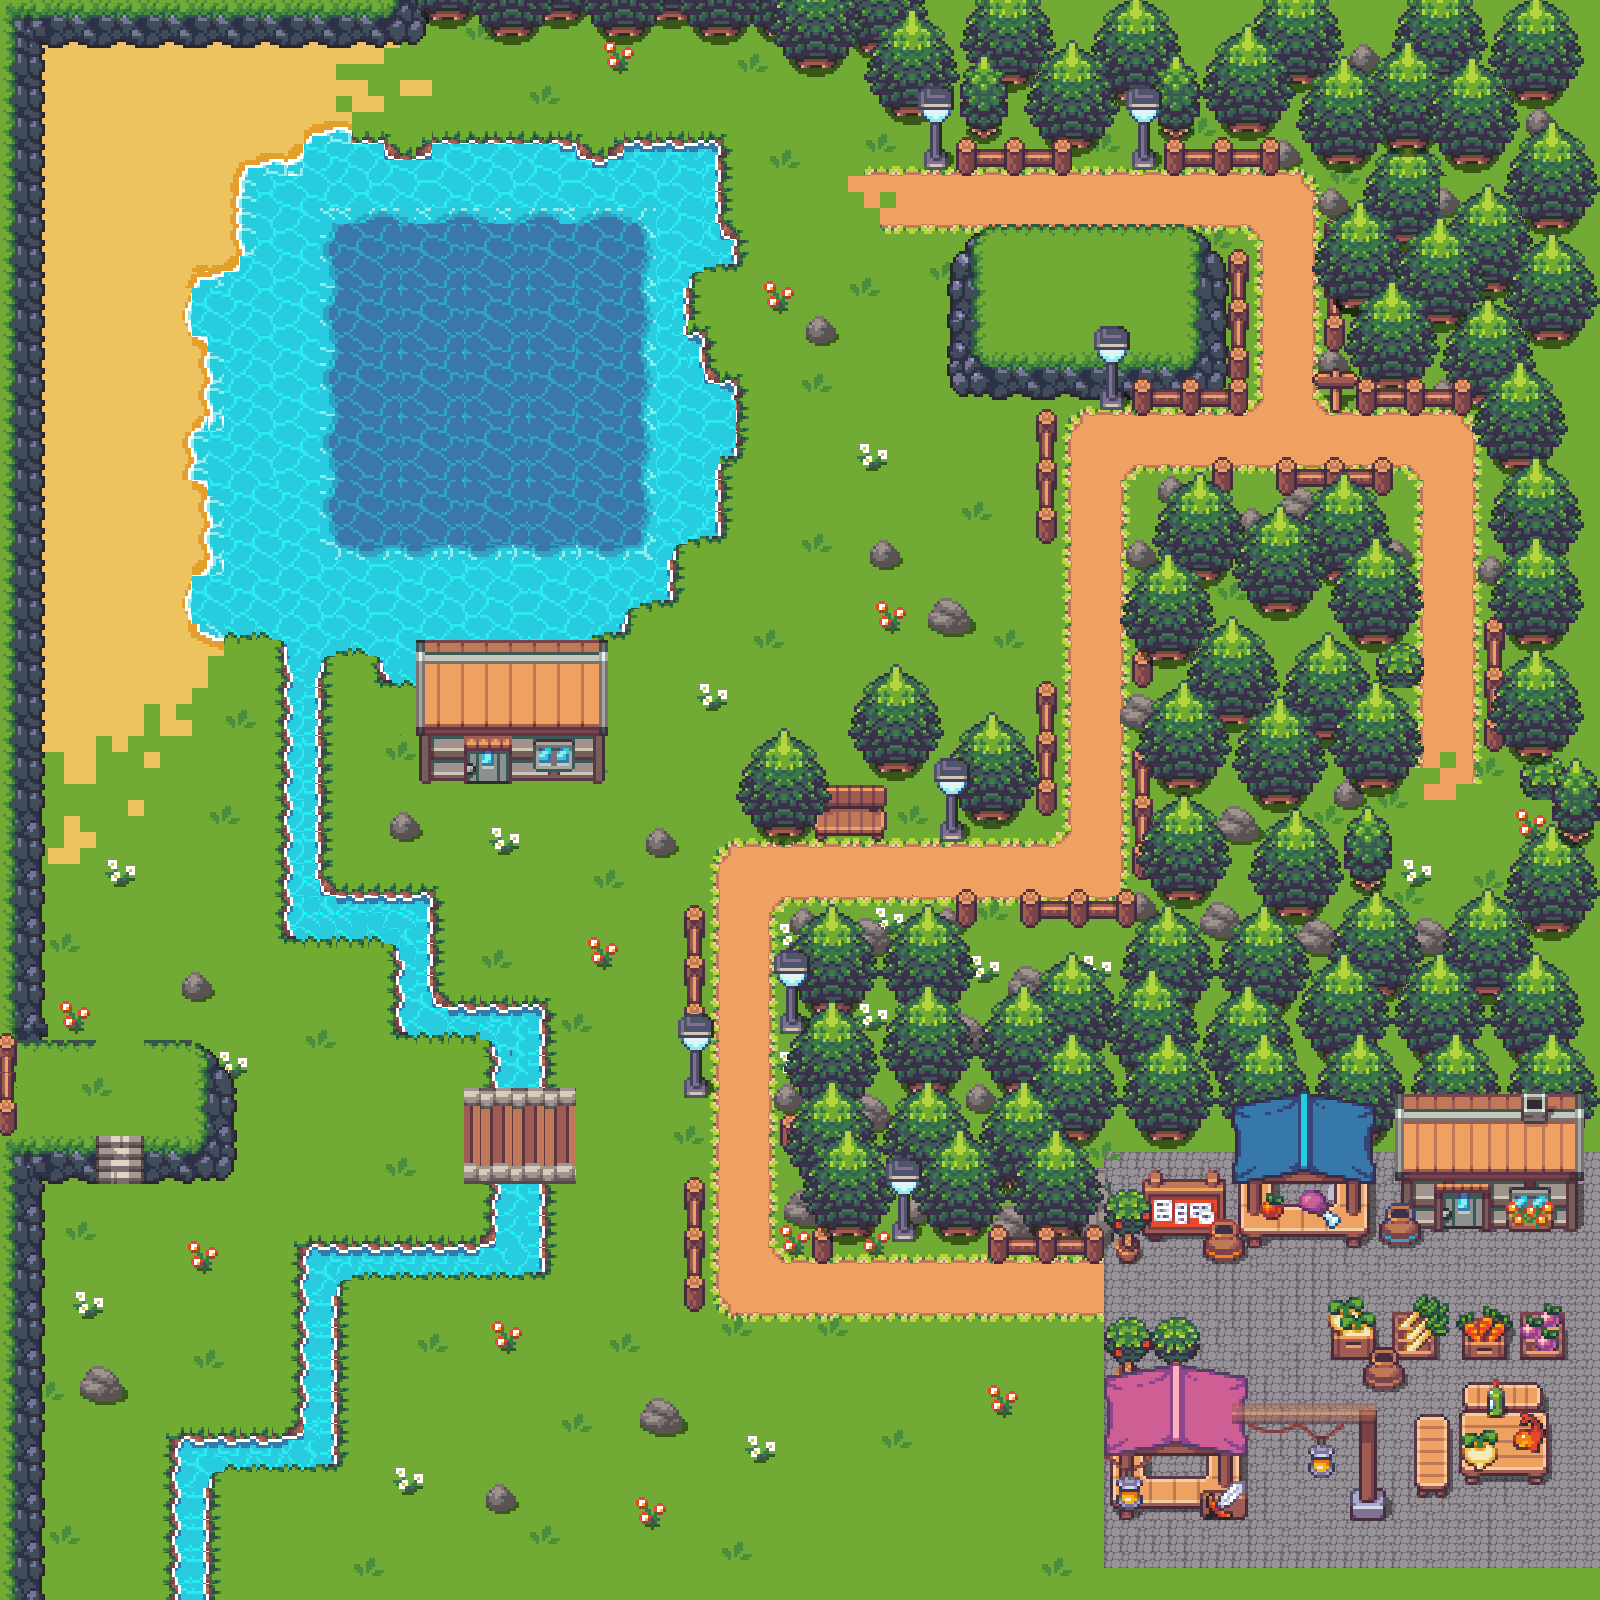

Rendered tile map (Tiled .tmx) drawn with the repository's tilesets; below, a short description and the map source with its tile grids summarised:
An orthogonal 100x100 tile map with 16x16 px tiles, 31 tile layers (obstacles, Sol, Herbe, Fleurs, ...), 58 tilesets.

<map version="1.9" tiledversion="1.9.2" orientation="orthogonal" renderorder="right-down" width="100" height="100" tilewidth="16" tileheight="16" infinite="0" nextlayerid="61" nextobjectid="1">
 <tileset firstgid="1" name="!$_srw_free_traps1" tilewidth="16" tileheight="16" tilecount="216" columns="9">
  <image source="PNG/tileset/!$_srw_free_traps1.png" width="144" height="384" />
 </tileset>
 <tileset firstgid="217" name="_srw_dungeon_A1" tilewidth="16" tileheight="16" tilecount="1728" columns="48">
  <image source="PNG/tileset/_srw_dungeon_A1.png" width="768" height="576" />
 </tileset>
 <tileset firstgid="1945" name="_srw_dungeon_A2" tilewidth="16" tileheight="16" tilecount="1728" columns="48">
  <image source="PNG/tileset/_srw_dungeon_A2.png" width="768" height="576" />
 </tileset>
 <tileset firstgid="3673" name="_srw_free_switches" tilewidth="16" tileheight="16" tilecount="864" columns="36">
  <image source="PNG/tileset/_srw_free_switches.png" width="576" height="384" />
 </tileset>
 <tileset firstgid="4537" name="_srw_overworld_A1" tilewidth="16" tileheight="16" tilecount="1728" columns="48">
  <image source="PNG/tileset/_srw_overworld_A1.png" width="768" height="576" />
 </tileset>
 <tileset firstgid="6265" name="_srw_overworld_A2" tilewidth="16" tileheight="16" tilecount="1728" columns="48">
  <image source="PNG/tileset/_srw_overworld_A2.png" width="768" height="576" />
 </tileset>
 <tileset firstgid="7993" name="_srw_tileset_0" tilewidth="16" tileheight="16" tilecount="2304" columns="48">
  <image source="PNG/tileset/_srw_tileset_0.png" width="768" height="768" />
 </tileset>
 <tileset firstgid="10297" name="free_autotile_0" tilewidth="16" tileheight="16" tilecount="15" columns="3">
  <image source="PNG/tileset/free_autotile_0.png" width="48" height="80" />
 </tileset>
 <tileset firstgid="10312" name="free_autotile_2" tilewidth="16" tileheight="16" tilecount="15" columns="3">
  <image source="PNG/tileset/free_autotile_2.png" width="48" height="80" />
 </tileset>
 <tileset firstgid="10327" name="free_autotile_7" tilewidth="16" tileheight="16" tilecount="15" columns="3">
  <image source="PNG/tileset/free_autotile_7.png" width="48" height="80" />
 </tileset>
 <tileset firstgid="10342" name="free_autotile_26" tilewidth="16" tileheight="16" tilecount="15" columns="3">
  <image source="PNG/tileset/free_autotile_26.png" width="48" height="80" />
 </tileset>
 <tileset firstgid="10357" name="free_switches" tilewidth="16" tileheight="16" tilecount="96" columns="12">
  <image source="PNG/tileset/free_switches.png" width="192" height="128" />
 </tileset>
 <tileset firstgid="10453" name="free_traps1" tilewidth="16" tileheight="16" tilecount="24" columns="3">
  <image source="PNG/tileset/free_traps1.png" width="48" height="128" />
 </tileset>
 <tileset firstgid="10477" name="SRW_Marketplace_A1" tilewidth="16" tileheight="16" tilecount="1728" columns="48">
  <image source="PNG/tileset/SRW_Marketplace_A1.png" width="768" height="576" />
 </tileset>
 <tileset firstgid="12205" name="SRW_Marketplace_autotile_A2" tilewidth="16" tileheight="16" tilecount="1728" columns="48">
  <image source="PNG/tileset/SRW_Marketplace_autotile_A2.png" width="768" height="576" />
 </tileset>
 <tileset firstgid="13933" name="SRW_Marketplace_tileset_B" tilewidth="16" tileheight="16" tilecount="2304" columns="48">
  <image source="PNG/tileset/SRW_Marketplace_tileset_B.png" width="768" height="768" />
 </tileset>
 <tileset firstgid="16237" name="SRW_Marketplace_tileset_C" tilewidth="16" tileheight="16" tilecount="2304" columns="48">
  <image source="PNG/tileset/SRW_Marketplace_tileset_C.png" width="768" height="768" />
 </tileset>
 <tileset firstgid="18541" name="$_srw_free_character_nude" tilewidth="16" tileheight="16" tilecount="135" columns="9">
  <image source="PNG/character/$_srw_free_character_nude.png" width="144" height="240" />
 </tileset>
 <tileset firstgid="18676" name="_srw_free_character_0" tilewidth="16" tileheight="16" tilecount="3456" columns="72">
  <image source="PNG/character/_srw_free_character_0.png" width="1152" height="768" />
 </tileset>
 <tileset firstgid="22132" name="_srw_free_character_1-3" tilewidth="16" tileheight="16" tilecount="1080" columns="36">
  <image source="PNG/character/_srw_free_character_1-3.png" width="576" height="480" />
 </tileset>
 <tileset firstgid="23212" name="_srw_free_chests" tilewidth="16" tileheight="16" tilecount="1920" columns="40">
  <image source="PNG/character/_srw_free_chests.png" width="648" height="768" />
 </tileset>
 <tileset firstgid="25132" name="free_character_0" tilewidth="16" tileheight="16" tilecount="384" columns="24">
  <image source="PNG/character/free_character_0.png" width="384" height="256" />
 </tileset>
 <tileset firstgid="25516" name="free_character_1-3" tilewidth="16" tileheight="16" tilecount="120" columns="12">
  <image source="PNG/character/free_character_1-3.png" width="192" height="160" />
 </tileset>
 <tileset firstgid="25636" name="free_character_nude" tilewidth="16" tileheight="16" tilecount="15" columns="3">
  <image source="PNG/character/free_character_nude.png" width="48" height="80" />
 </tileset>
 <tileset firstgid="25651" name="!chests" tilewidth="16" tileheight="16" tilecount="1920" columns="40">
  <image source="PNG/chest/!chests.png" width="648" height="768" />
 </tileset>
 <tileset firstgid="27571" name="free_chests" tilewidth="16" tileheight="16" tilecount="208" columns="13">
  <image source="PNG/chest/free_chests.png" width="216" height="256" />
 </tileset>
 <tileset firstgid="27779" name="!_srw_free_doors1" tilewidth="16" tileheight="16" tilecount="864" columns="36">
  <image source="PNG/doors/!_srw_free_doors1.png" width="576" height="384" />
 </tileset>
 <tileset firstgid="28643" name="!_srw_free_doors2" tilewidth="16" tileheight="16" tilecount="864" columns="36">
  <image source="PNG/doors/!_srw_free_doors2.png" width="576" height="384" />
 </tileset>
 <tileset firstgid="29507" name="!doors_01" tilewidth="16" tileheight="16" tilecount="864" columns="36">
  <image source="PNG/doors/!doors_01.png" width="576" height="384" />
 </tileset>
 <tileset firstgid="30371" name="!doors_02" tilewidth="16" tileheight="16" tilecount="864" columns="36">
  <image source="PNG/doors/!doors_02.png" width="576" height="384" />
 </tileset>
 <tileset firstgid="31235" name="free_doors1" tilewidth="16" tileheight="16" tilecount="96" columns="12">
  <image source="PNG/doors/free_doors1.png" width="192" height="128" />
 </tileset>
 <tileset firstgid="31331" name="free_doors2" tilewidth="16" tileheight="16" tilecount="96" columns="12">
  <image source="PNG/doors/free_doors2.png" width="192" height="128" />
 </tileset>
 <tileset firstgid="31427" name="$_srw_free_campfire" tilewidth="16" tileheight="16" tilecount="216" columns="9">
  <image source="PNG/fire/$_srw_free_campfire.png" width="144" height="384" />
 </tileset>
 <tileset firstgid="31643" name="$_srw_free_fire" tilewidth="16" tileheight="16" tilecount="171" columns="9">
  <image source="PNG/fire/$_srw_free_fire.png" width="144" height="312" />
 </tileset>
 <tileset firstgid="31814" name="_srw_free_torches" tilewidth="16" tileheight="16" tilecount="1728" columns="36">
  <image source="PNG/fire/_srw_free_torches.png" width="576" height="768" />
 </tileset>
 <tileset firstgid="33542" name="free_campfire" tilewidth="16" tileheight="16" tilecount="24" columns="3">
  <image source="PNG/fire/free_campfire.png" width="48" height="128" />
 </tileset>
 <tileset firstgid="33566" name="free_fire" tilewidth="16" tileheight="16" tilecount="18" columns="3">
  <image source="PNG/fire/free_fire.png" width="48" height="104" />
 </tileset>
 <tileset firstgid="33584" name="free_torches" tilewidth="16" tileheight="16" tilecount="192" columns="12">
  <image source="PNG/fire/free_torches.png" width="192" height="256" />
 </tileset>
 <tileset firstgid="33776" name="!_srw_free_balloon_001" tilewidth="16" tileheight="16" tilecount="216" columns="9">
  <image source="PNG/icon/!_srw_free_balloon_001.png" width="144" height="384" />
 </tileset>
 <tileset firstgid="33992" name="$_srw_free_coin" tilewidth="16" tileheight="16" tilecount="108" columns="9">
  <image source="PNG/icon/$_srw_free_coin.png" width="144" height="192" />
 </tileset>
 <tileset firstgid="34100" name="$_srw_free_icons1" tilewidth="16" tileheight="16" tilecount="108" columns="9">
  <image source="PNG/icon/$_srw_free_icons1.png" width="144" height="192" />
 </tileset>
 <tileset firstgid="34208" name="$_srw_free_icons2" tilewidth="16" tileheight="16" tilecount="108" columns="9">
  <image source="PNG/icon/$_srw_free_icons2.png" width="144" height="192" />
 </tileset>
 <tileset firstgid="34316" name="free_balloon_001" tilewidth="16" tileheight="16" tilecount="24" columns="3">
  <image source="PNG/icon/free_balloon_001.png" width="48" height="128" />
 </tileset>
 <tileset firstgid="34340" name="free_coin" tilewidth="16" tileheight="16" tilecount="12" columns="3">
  <image source="PNG/icon/free_coin.png" width="48" height="64" />
 </tileset>
 <tileset firstgid="34352" name="free_icons1" tilewidth="16" tileheight="16" tilecount="12" columns="3">
  <image source="PNG/icon/free_icons1.png" width="48" height="64" />
 </tileset>
 <tileset firstgid="34364" name="free_icons2" tilewidth="16" tileheight="16" tilecount="12" columns="3">
  <image source="PNG/icon/free_icons2.png" width="48" height="64" />
 </tileset>
 <tileset firstgid="34376" name="free_lava_tiles1" tilewidth="16" tileheight="16" tilecount="60" columns="12">
  <image source="PNG/lava/free_lava_tiles1.png" width="192" height="80" />
 </tileset>
 <tileset firstgid="34436" name="free_lavafall_tiles2" tilewidth="16" tileheight="16" tilecount="9" columns="9">
  <image source="PNG/lava/free_lavafall_tiles2.png" width="144" height="16" />
 </tileset>
 <tileset firstgid="34445" name="_srw_free_monsters_0" tilewidth="16" tileheight="16" tilecount="7776" columns="108">
  <image source="PNG/monster/_srw_free_monsters_0.png" width="1728" height="1152" />
 </tileset>
 <tileset firstgid="42221" name="free_monsters_0" tilewidth="16" tileheight="16" tilecount="864" columns="36">
  <image source="PNG/monster/free_monsters_0.png" width="576" height="384" />
 </tileset>
 <tileset firstgid="43085" name="$water" tilewidth="16" tileheight="16" tilecount="108" columns="9">
  <image source="PNG/water/$water.png" width="144" height="192" />
 </tileset>
 <tileset firstgid="43193" name="$waterfall_effects" tilewidth="16" tileheight="16" tilecount="216" columns="9">
  <image source="PNG/water/$waterfall_effects.png" width="144" height="384" />
 </tileset>
 <tileset firstgid="43409" name="free_anim_autotile_0" tilewidth="16" tileheight="16" tilecount="60" columns="12">
  <image source="PNG/water/free_anim_autotile_0.png" width="192" height="80" />
 </tileset>
 <tileset firstgid="43469" name="free_water_tiles1" tilewidth="16" tileheight="16" tilecount="60" columns="12">
  <image source="PNG/water/free_water_tiles1.png" width="192" height="80" />
 </tileset>
 <tileset firstgid="43529" name="free_water_tiles2" tilewidth="16" tileheight="16" tilecount="60" columns="12">
  <image source="PNG/water/free_water_tiles2.png" width="192" height="80" />
 </tileset>
 <tileset firstgid="43589" name="free_waterfall_tiles1" tilewidth="16" tileheight="16" tilecount="9" columns="9">
  <image source="PNG/water/free_waterfall_tiles1.png" width="144" height="16" />
 </tileset>
 <tileset firstgid="43598" name="mapGeneraleTuiles" tilewidth="16" tileheight="16" tilecount="350" columns="25">
  <image source="PNG/mapGeneraleTuiles.png" width="400" height="224" />
 </tileset>
 <tileset firstgid="43948" name="_srw_tileset_0" tilewidth="16" tileheight="16" tilecount="2304" columns="48">
  <image source="PNG/Exterior/_srw_tileset_0.png" width="768" height="768" />
 </tileset>
 <layer id="58" name="obstacles" width="100" height="100">
  <data>[10000 cells, 1904 non-empty, 7 distinct tile ids]</data>
 </layer>
 <layer id="1" name="Sol" width="100" height="100">
  <data>[10000 cells, 9999 non-empty, 174 distinct tile ids]</data>
 </layer>
 <group id="23" name="Plantes">
  <layer id="34" name="Herbe" width="100" height="100">
   <data>[10000 cells, 218 non-empty, 4 distinct tile ids]</data>
  </layer>
  <layer id="22" name="Fleurs" width="100" height="100">
   <data>[10000 cells, 243 non-empty, 18 distinct tile ids]</data>
  </layer>
 </group>
 <group id="35" name="Obstacles">
  <layer id="36" name="Feu de camp" width="100" height="100">
   <data>[10000 cells, 0 non-empty, 0 distinct tile ids]</data>
  </layer>
  <layer id="3" name="Lac" width="100" height="100">
   <data>[10000 cells, 1457 non-empty, 173 distinct tile ids]</data>
  </layer>
  <group id="26" name="Chemin">
   <group id="21" name="Cailloux">
    <layer id="20" name="Pierres" width="100" height="100">
     <data>[10000 cells, 369 non-empty, 18 distinct tile ids]</data>
    </layer>
   </group>
   <layer id="30" name="Banc" width="100" height="100">
    <data>[10000 cells, 24 non-empty, 24 distinct tile ids]</data>
   </layer>
   <layer id="59" name="Falaises" width="100" height="100">
    <data>[10000 cells, 621 non-empty, 102 distinct tile ids]</data>
   </layer>
   <layer id="28" name="Barrieres" width="100" height="100">
    <data>[10000 cells, 330 non-empty, 63 distinct tile ids]</data>
   </layer>
   <layer id="32" name="Lampadaires derrière" width="100" height="100">
    <data>[10000 cells, 38 non-empty, 18 distinct tile ids]</data>
   </layer>
   <group id="10" name="Arbres">
    <layer id="17" name="Arbres5" width="100" height="100">
     <data>[10000 cells, 144 non-empty, 48 distinct tile ids]</data>
    </layer>
    <layer id="16" name="Arbres4" width="100" height="100">
     <data>[10000 cells, 523 non-empty, 48 distinct tile ids]</data>
    </layer>
    <layer id="15" name="Arbres3" width="100" height="100">
     <data>[10000 cells, 669 non-empty, 63 distinct tile ids]</data>
    </layer>
    <layer id="11" name="Arbres2" width="100" height="100">
     <data>[10000 cells, 924 non-empty, 57 distinct tile ids]</data>
    </layer>
    <layer id="8" name="Arbre" width="100" height="100">
     <data>[10000 cells, 1165 non-empty, 66 distinct tile ids]</data>
    </layer>
   </group>
   <layer id="19" name="Lampadaires devant" width="100" height="100">
    <data>[10000 cells, 92 non-empty, 18 distinct tile ids]</data>
   </layer>
   <layer id="25" name="Barrière" width="100" height="100">
    <data>[10000 cells, 120 non-empty, 24 distinct tile ids]</data>
   </layer>
   <layer id="31" name="Panneau" width="100" height="100">
    <data>[10000 cells, 9 non-empty, 9 distinct tile ids]</data>
   </layer>
  </group>
  <group id="37" name="Market place">
   <group id="42" name="Stands">
    <layer id="43" name="Stand" width="100" height="100">
     <data>[10000 cells, 235 non-empty, 184 distinct tile ids]</data>
    </layer>
   </group>
   <group id="51" name="Tables">
    <layer id="52" name="Chaises" width="100" height="100">
     <data>[10000 cells, 36 non-empty, 36 distinct tile ids]</data>
    </layer>
    <layer id="53" name="Table" width="100" height="100">
     <data>[10000 cells, 30 non-empty, 30 distinct tile ids]</data>
    </layer>
   </group>
   <group id="38" name="Maisons">
    <layer id="39" name="Maison" width="100" height="100">
     <data>[10000 cells, 216 non-empty, 216 distinct tile ids]</data>
    </layer>
   </group>
   <layer id="54" name="Vases" width="100" height="100">
    <data>[10000 cells, 27 non-empty, 27 distinct tile ids]</data>
   </layer>
   <layer id="50" name="Objets" width="100" height="100">
    <data>[10000 cells, 44 non-empty, 44 distinct tile ids]</data>
   </layer>
   <layer id="56" name="Pancartes" width="100" height="100">
    <data>[10000 cells, 21 non-empty, 21 distinct tile ids]</data>
   </layer>
   <layer id="55" name="Arbres Market" width="100" height="100">
    <data>[10000 cells, 45 non-empty, 30 distinct tile ids]</data>
   </layer>
   <layer id="47" name="Toit" width="100" height="100">
    <data>[10000 cells, 108 non-empty, 108 distinct tile ids]</data>
   </layer>
  </group>
 </group>
 <layer id="41" name="Lampe" width="100" height="100" opacity="0.48">
  <data>[10000 cells, 2 non-empty, 2 distinct tile ids]</data>
 </layer>
 <layer id="57" name="Poutres" width="100" height="100" opacity="0.51">
  <data>[10000 cells, 18 non-empty, 12 distinct tile ids]</data>
 </layer>
 <layer id="60" name="Pont" width="100" height="100">
  <data>[10000 cells, 42 non-empty, 12 distinct tile ids]</data>
 </layer>
</map>
